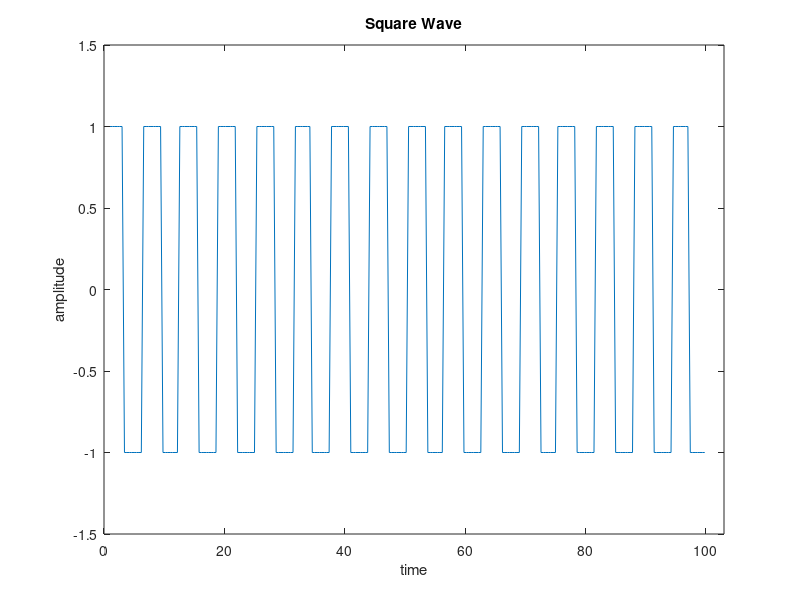

Here is the MATLAB script that generated this plot:
 % Generation and plotting of square waveform
t = 1:0.4:100;
x = square(t,50);
plot(t,x);
xlabel('time');
ylabel('amplitude');
title('Square Wave');
axis([0 103 -1.5 1.5]);